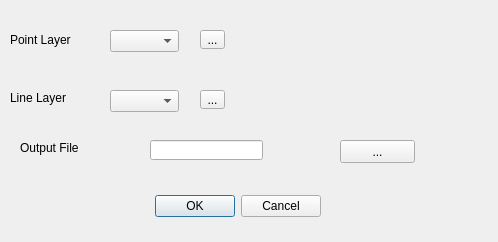
<?xml version="1.0" encoding="UTF-8"?>
<ui version="4.0">
 <class>LeakDetectionDialogBase</class>
 <widget class="QDialog" name="LeakDetectionDialogBase">
  <property name="geometry">
   <rect>
    <x>0</x>
    <y>0</y>
    <width>498</width>
    <height>242</height>
   </rect>
  </property>
  <property name="windowTitle">
   <string>Leak_Detection</string>
  </property>
  <widget class="QDialogButtonBox" name="button_box">
   <property name="geometry">
    <rect>
     <x>-20</x>
     <y>190</y>
     <width>341</width>
     <height>32</height>
    </rect>
   </property>
   <property name="orientation">
    <enum>Qt::Horizontal</enum>
   </property>
   <property name="standardButtons">
    <set>QDialogButtonBox::Cancel|QDialogButtonBox::Ok</set>
   </property>
  </widget>
  <widget class="QComboBox" name="comboBox">
   <property name="geometry">
    <rect>
     <x>110</x>
     <y>30</y>
     <width>69</width>
     <height>22</height>
    </rect>
   </property>
  </widget>
  <widget class="QLabel" name="label">
   <property name="geometry">
    <rect>
     <x>10</x>
     <y>30</y>
     <width>91</width>
     <height>20</height>
    </rect>
   </property>
   <property name="text">
    <string>Point Layer</string>
   </property>
  </widget>
  <widget class="QLabel" name="label_7">
   <property name="geometry">
    <rect>
     <x>20</x>
     <y>140</y>
     <width>71</width>
     <height>16</height>
    </rect>
   </property>
   <property name="text">
    <string>Output File</string>
   </property>
  </widget>
  <widget class="QPushButton" name="pushButton">
   <property name="geometry">
    <rect>
     <x>340</x>
     <y>140</y>
     <width>75</width>
     <height>23</height>
    </rect>
   </property>
   <property name="text">
    <string>...</string>
   </property>
  </widget>
  <widget class="QLineEdit" name="lineEdit">
   <property name="geometry">
    <rect>
     <x>150</x>
     <y>140</y>
     <width>113</width>
     <height>20</height>
    </rect>
   </property>
  </widget>
  <widget class="QLabel" name="label_2">
   <property name="geometry">
    <rect>
     <x>10</x>
     <y>90</y>
     <width>91</width>
     <height>16</height>
    </rect>
   </property>
   <property name="text">
    <string>Line Layer</string>
   </property>
  </widget>
  <widget class="QComboBox" name="comboBox_2">
   <property name="geometry">
    <rect>
     <x>110</x>
     <y>90</y>
     <width>69</width>
     <height>22</height>
    </rect>
   </property>
  </widget>
  <widget class="QToolButton" name="toolButton">
   <property name="geometry">
    <rect>
     <x>200</x>
     <y>30</y>
     <width>25</width>
     <height>19</height>
    </rect>
   </property>
   <property name="text">
    <string>...</string>
   </property>
  </widget>
  <widget class="QToolButton" name="toolButton_2">
   <property name="geometry">
    <rect>
     <x>200</x>
     <y>90</y>
     <width>25</width>
     <height>19</height>
    </rect>
   </property>
   <property name="text">
    <string>...</string>
   </property>
  </widget>
 </widget>
 <resources/>
 <connections>
  <connection>
   <sender>button_box</sender>
   <signal>accepted()</signal>
   <receiver>LeakDetectionDialogBase</receiver>
   <slot>accept()</slot>
   <hints>
    <hint type="sourcelabel">
     <x>20</x>
     <y>20</y>
    </hint>
    <hint type="destinationlabel">
     <x>20</x>
     <y>20</y>
    </hint>
   </hints>
  </connection>
  <connection>
   <sender>button_box</sender>
   <signal>rejected()</signal>
   <receiver>LeakDetectionDialogBase</receiver>
   <slot>reject()</slot>
   <hints>
    <hint type="sourcelabel">
     <x>20</x>
     <y>20</y>
    </hint>
    <hint type="destinationlabel">
     <x>20</x>
     <y>20</y>
    </hint>
   </hints>
  </connection>
 </connections>
</ui>
